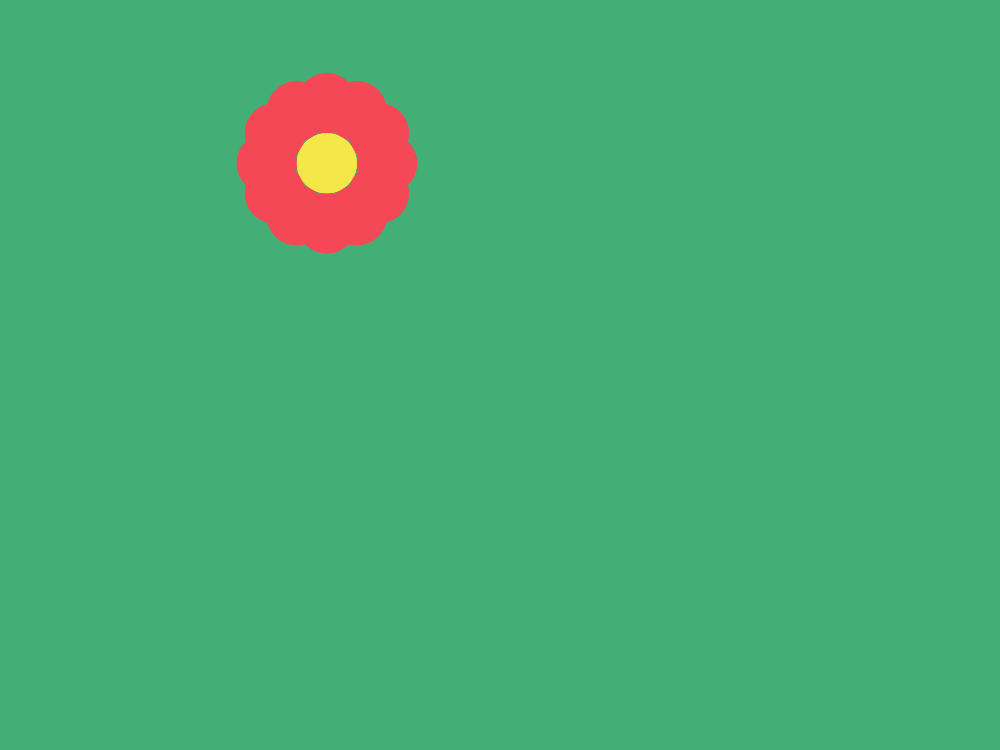
Frame 1 (no input)
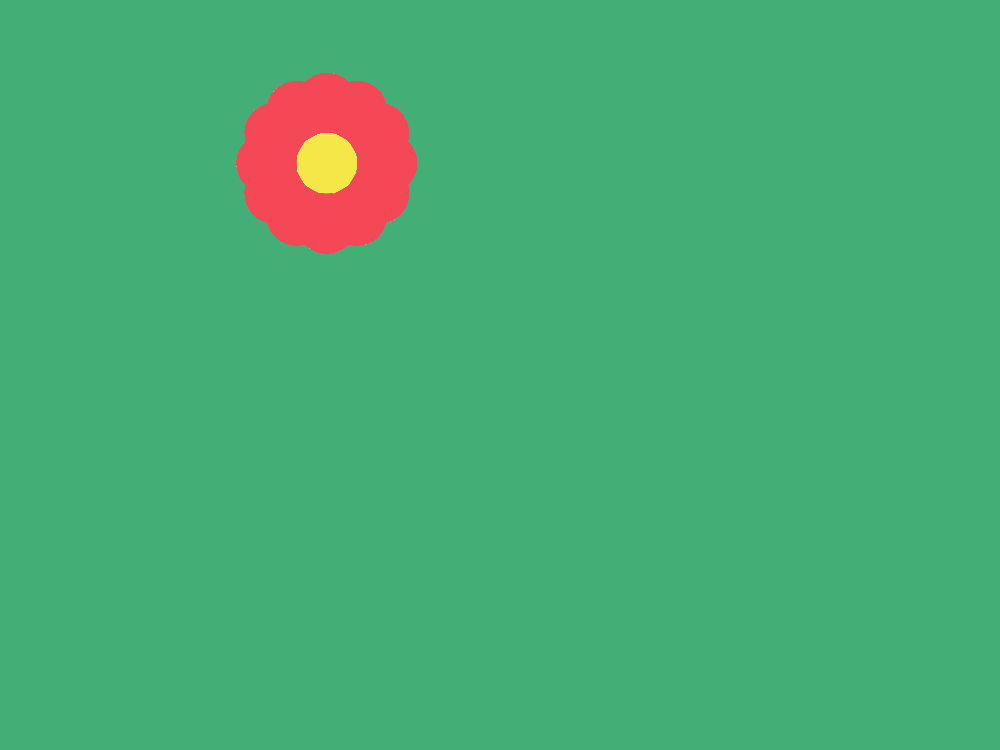
Frame 60 (the mouse pressed at the canvas centre just before this capture)
Frame 120 (the mouse held since frame 60 and released just before this capture): identical to frame 60, image omitted

The Processing sketch that drew these frames (run headless with seeded random() and noise(); from frame 60 on, the mouse is pressed at the canvas centre):

// Processing sketch: Flower
// ── Flower.pde


int r=60;
float ballX;
float ballY;
int n_petals=12;
float ballxPos=(random(10,500));
float ballyPos=(random(10,600));




void setup() {
  size(1000,750);
  background(#43AF76);
}

void draw(){
  
 noStroke();
 int petalColor=#F5E748;
 
flower(r,n_petals,ballxPos,ballyPos,petalColor);
  
flower(r,n_petals,ballxPos,ballyPos,petalColor);

flower(r,n_petals,ballxPos,ballyPos,petalColor);


}  
 void flower (float r, int n_petals, float ballxPos, float ballyPos, int petalColor) {
     for (float i=0;i<PI*2;i+=2*PI/n_petals) {
  ballX=ballxPos + r*cos(i);
  ballY=ballyPos + r*sin(i);
  fill(#F54856);
  ellipse(ballX,ballY,r,r); 
  }
  fill(petalColor);
  ellipse(ballxPos,ballyPos,r,r);
 }
